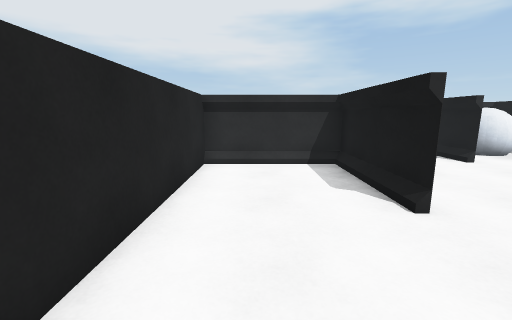
[1] (above)

21 first-person views from a walk through a Unity game level. The camera is 1.4 m above the floor, tilts 10° down and sees 90° across. The floor is counted in squares, 1 m on a side. Each view is taken from the middle of a square. On the plan, view 1 faces up. The plan holds only what a view shows up to about 13 squares ahead; the rest is blank. The place goes on beyond the plan. Some surface patterns are stand-ins.

[2]
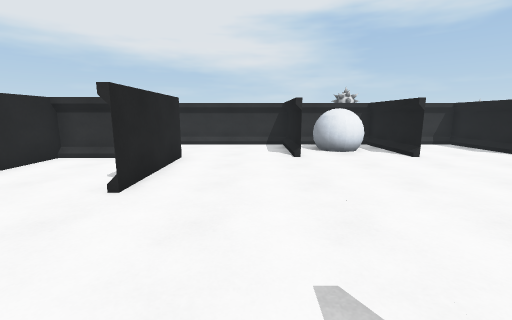

[3]
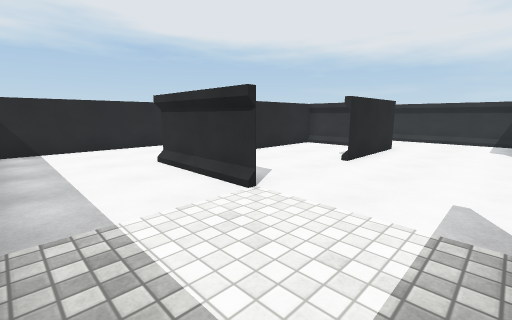

[4]
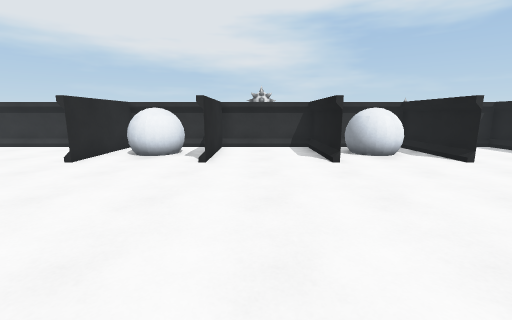

[5]
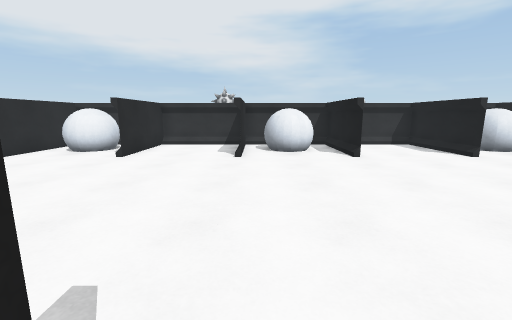

[6]
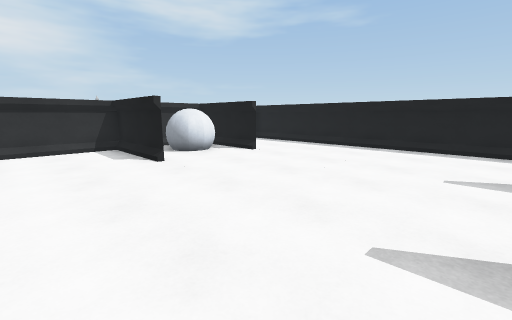

[7]
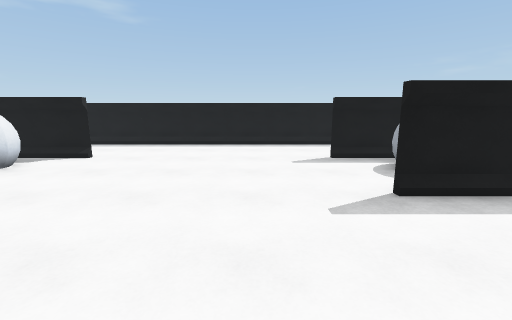

[8]
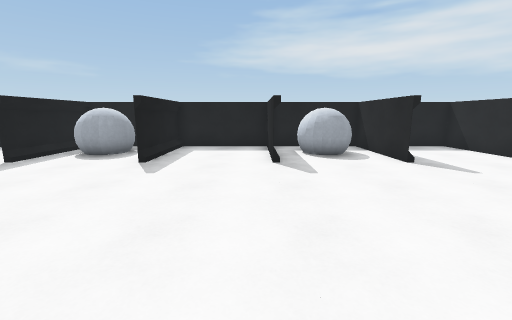

[9]
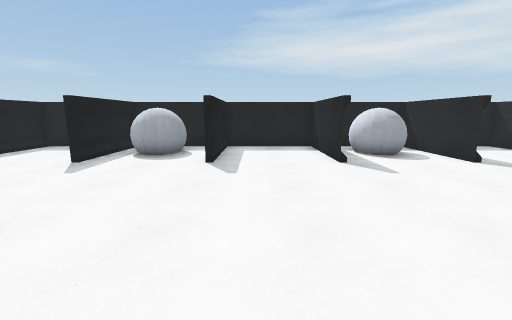

[10]
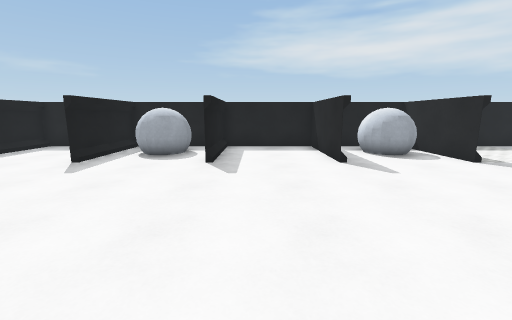

[11]
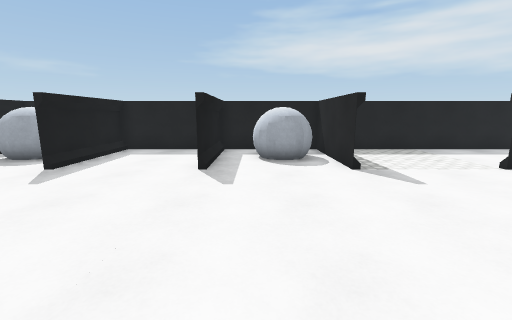

[12]
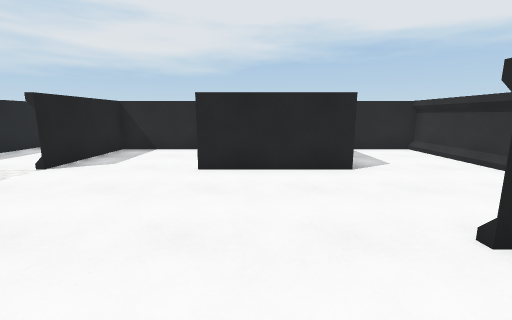

[13]
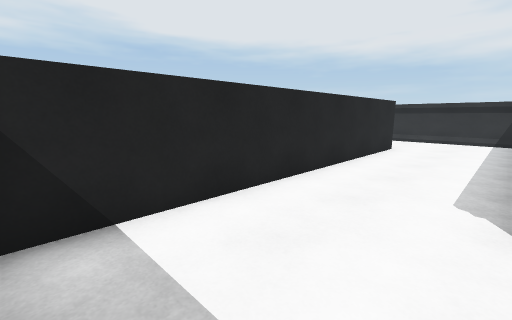

[14]
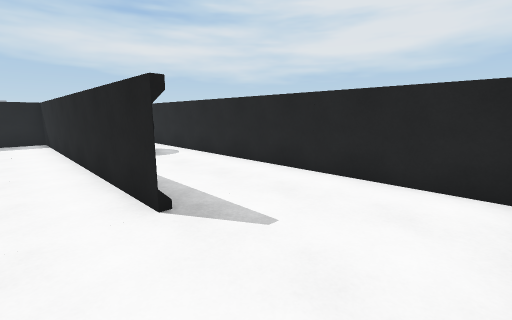

[15]
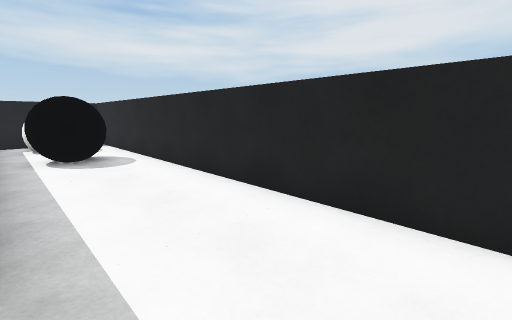

[16]
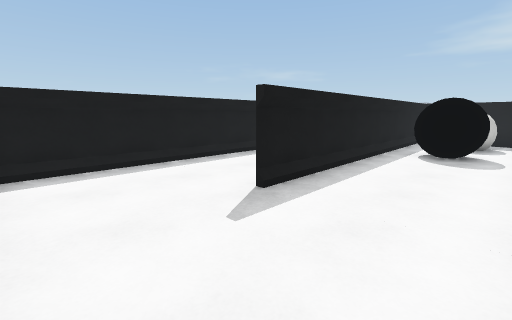

[17]
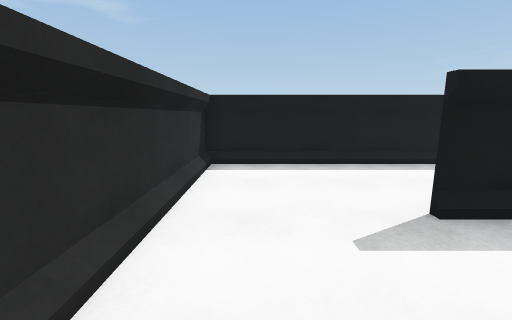

[18]
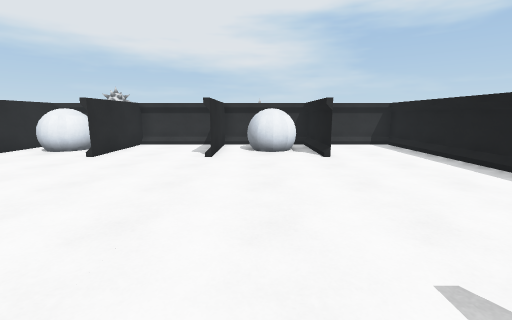

[19]
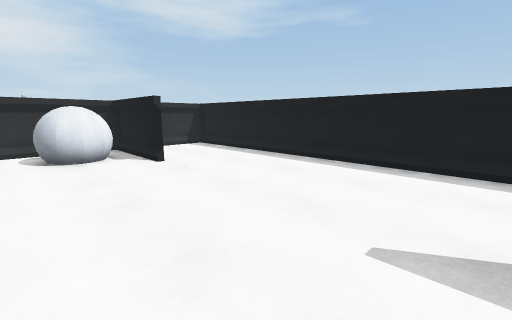

[20]
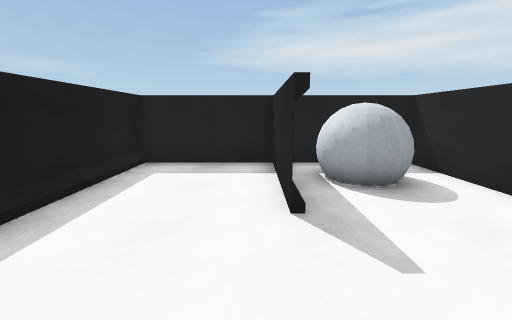

[21]
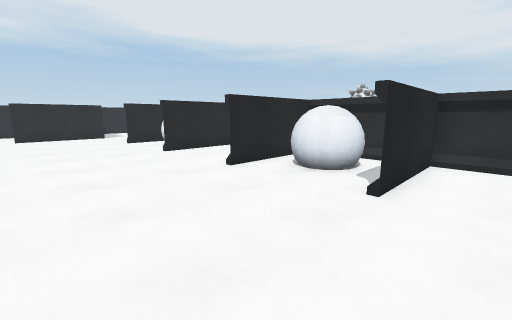

### Floor plan
Points are (right, up) in squares from view 1. A wall is a line through its corners. A room is listed if a view was taken in it or the views show most of it. See-through windows are left out.
Room 1 (views 1, 2, 3, 4, 5, 6, 7, 8, 9, 10, 11, 12, 13, 14, 15, 16, 17, 18, 19, 20, 21)
walls: (10.5, -0.5) (10.5, -4.5) (10.5, -0.5); (10.5, 7.5) (10.5, 11.5) (10.5, 7.5); (14.5, -0.5) (14.5, -4.5) (14.5, -0.5); (6.5, -0.5) (6.5, -4.5); (14.5, 7.5) (14.5, 11.5) (14.5, 7.5); (6.5, 7.5) (6.5, 11.5) (6.5, 7.4); (18.5, -0.5) (18.5, -4.5) (18.5, -0.4); (18.5, 7.5) (18.5, 11.5) (18.5, 7.5); (2.5, 7.6) (2.5, 3.4) (2.5, 7.5) (-1.5, 7.5) (-1.5, -0.5) (2.5, -0.5) (-1.5, -0.5); (22.5, -1.2) (22.5, -4.5) (22.5, -0.5); (22.5, 7.4) (22.5, 11.5); (-1.5, 3.5) (-1.5, 11.5); (22.5, 11.4) (22.5, 7.5); (-1.5, 11.6) (-1.5, 9); (-2.2, -4.5) (30.5, -4.5) (30.5, 11.5) (-7.7, 11.5); (26.5, -0.5) (26.5, -4.5) (26.5, -0.4); (26.5, 7.4) (26.5, 11.5); (-5.5, 7.6) (-5.5, -4.5); (-5.5, -4.1) (-5.5, 7.5); (-9.1, -4.5) (-4, -4.5); (-9.5, 11.1) (-9.5, -4.5)
objects: white ball (-8, -3) to (-7, -2); black ball (-8, 0) to (-7, 1); ball (7, -3) to (9, -2); ball (7, 9) to (9, 10); ball (15, 9) to (17, 10); ball (16, -3) to (17, -2); ball (24, -3) to (26, -2); ball (24, 9) to (25, 10)

Positions as (right, up) in squares from view 1, and headings:
1: (0, 0), facing up
2: (5, -1), facing up
3: (6, -4), facing up-left
4: (12, 0), facing up
5: (15, -1), facing up
6: (19, 0), facing up-right
7: (18, 2), facing right
8: (19, 7), facing down
9: (21, 7), facing down
10: (13, 7), facing down
11: (9, 6), facing down
12: (9, 5), facing left
13: (-2, -4), facing up-left
14: (-4, 11), facing down-left
15: (-6, 10), facing down-left
16: (-9, 11), facing down-right
17: (-9, 10), facing right
18: (24, -1), facing up
19: (23, 0), facing up-right
20: (27, 3), facing down
21: (20, 3), facing up-left
